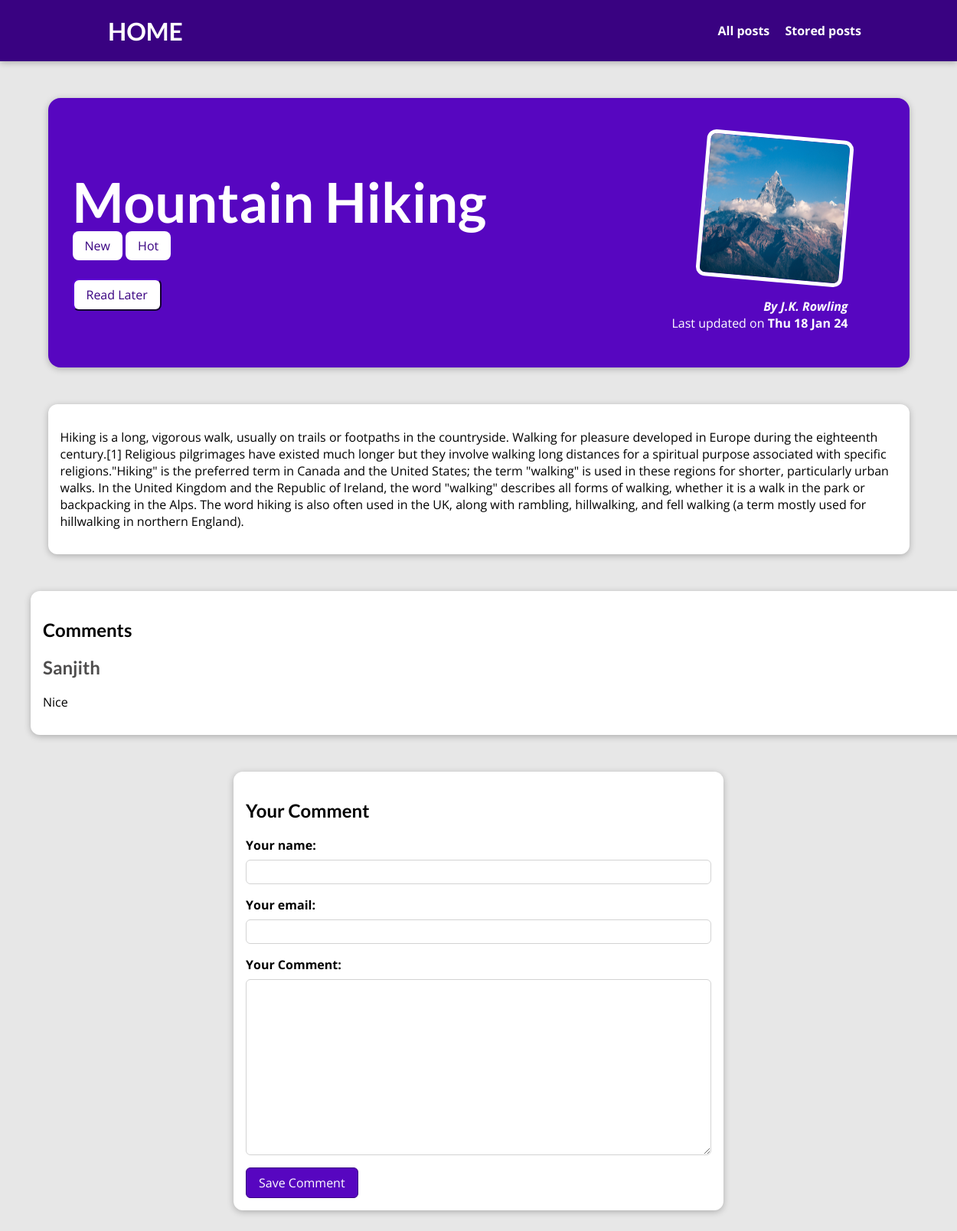
Page /posts/the-mountains on the earlier database version.
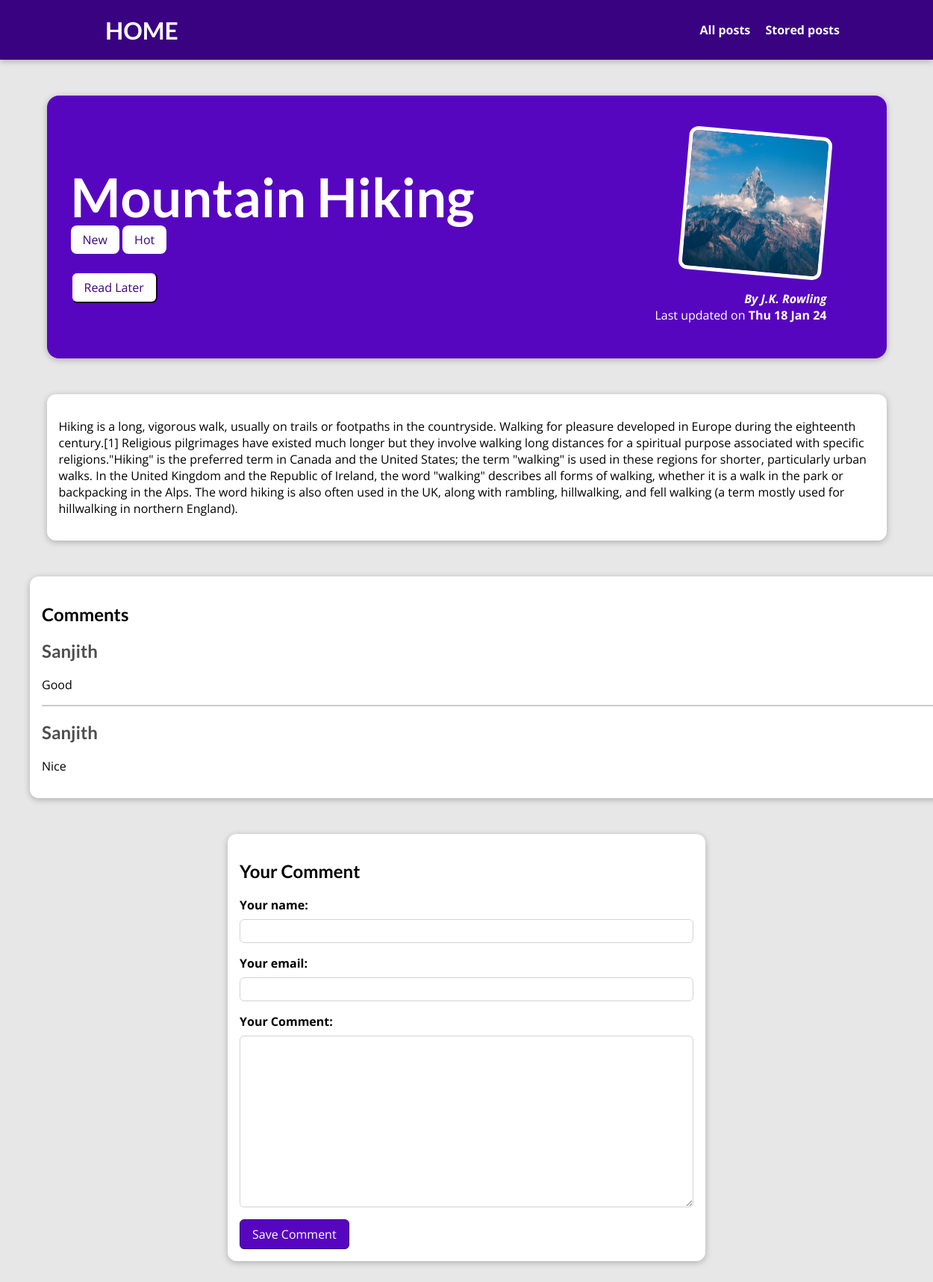
Same page on the later database version.
### blog/models.py (models this page shows, shortened)
class Post(models.Model):
    title=models.CharField(max_length=50)
    excerpt=models.CharField(max_length=100)
    image = models.ImageField(upload_to="posts",null=True)
    Date = models.DateField(auto_now=True)
    slug = models.SlugField(max_length=50,unique=True,db_index=True)
    Content  = models.TextField(validators=[MinLengthValidator(10)])
    author  = models.ForeignKey(Author,on_delete=models.SET_NULL,related_name='posts',null=True)
    tags = models.ManyToManyField(Tag)

class Tag(models.Model):
    caption = models.CharField(max_length=25)

class Author(models.Model):
    first_name = models.CharField(max_length=50)
    last_name = models.CharField(max_length=50)
    Email = models.EmailField(max_length=50)
    def __str__(self):
        return f"{self.first_name} {self.last_name}"

class Comments(models.Model):
    user_name = models.CharField(max_length=30)
    user_email = models.EmailField()
    text = models.TextField(max_length=200)
    post = models.ForeignKey(Post,on_delete=models.CASCADE,related_name="comments")

### blog/views.py (the view, shortened to what this page needs)
# urls.py: path('posts/<slug:slug>',views.SinglePostView.as_view(),name='post-detail-page'),
class SinglePostView(View):
    def is_stored_post(self,request,post_id):
        stored_posts = request.session.get("stored_posts")
        if stored_posts is not None:
            is_saved = post_id in stored_posts
        else:
            is_saved = False
        return is_saved
    def get(self,request,slug):
        post = Post.objects.get(slug=slug)
        context = {
            "post":post,
            "tags":post.tags.all(),
            "comment_form":CommentForms(),
            "comments":post.comments.all().order_by("-id"),
            "saved":self.is_stored_post(request,post.id)
        }
        return render(request,"blog/post-detail.html",context)

### blog/forms.py
class CommentForms(forms.ModelForm):
    class Meta:
        model = Comments
        exclude = ("post",)
        labels = {"user_name":"Your name","user_email":"Your email","text":"Your Comment"}

### blog/templates/blog/post-detail.html (shortened to what this page needs)
{% extends 'base.html'%}
{% load static %}
{% block css_files %}
<link rel="stylesheet" href={% static "blog/post-detail.css" %}/>
{% endblock %}
{% block body %}
<section id='summary'>
    <h2>{{ post.title }} </h2>
    <div>
    {% for tag in tags %}
    <span class='tag'>{{ tag.caption }}</span>
    {% endfor %}
    </div>
    <div id="Read-later">
        <form action="{% url "read-later" %}" method="POST">
        {% if saved %}
        {% csrf_token %}
        <button>Remove Read Later</button>
        {% else %}
        <button>Read Later</button>
        {% endif %}
        </form>
    </div>
    <article>
        <img src="{{ post.image.url }}" alt=''>
        <address>By <a href='mailto: {{ post.author.Email}}'>{{ post.author}}</a></address>
        <div> Last updated on
        <time>{{ post.Date|date:"D d M y"}}</time>
        </div>
    </article>
</section>
<main>
    <p>
       {{ post.Content|linebreaks }}
    </p>
</main>
<section id="comments">
    <h1>Comments</h1>
    <ul>
        {% for comment in comments %}
            <li>
                <h2>{{ comment.user_name }}</h2>
                <p>{{ comment.text|linebreaks }}</p>
            </li>
        {% endfor %}
    </ul>
</section>
<section id="comment-form">
    <h2>Your Comment</h2>
    <form aciton="{% url "post-detail-page" post.slug%}" method="POST">
    {% for form_field in comment_form %}
    <div class="form-control {% if form_feild.errors %}invalid{% endif %}">
        {{ form_field.label_tag }}
        {{ form_field }}
    </div>
    {% endfor %}
    <button>Save Comment</button>
    </form>
</section>
{% endblock %}

### templates/base.html (shortened to what this page needs)
{% load static %}
<!doctype html>
<html lang="en">
<head>
    <link rel="stylesheet" href="{% static 'app.css' %}">
{% block css_files%}{% endblock %}
</head>
<body>
    <header id='main-navigation'>
        <h1><a href="{% url 'starting-page'%}">HOME</a></h1>
        <nav>
            <a href="{% url 'posts-page'%}">All posts</a>
            <a href="{% url 'read-later'%}">Stored posts</a>
        </nav>
    </header>
{% block body %}{% endblock %}
</body>
</html>

### static/app.css (style rules this page uses)
* { box-sizing: border-box; }
html { font-family: 'Open Sans', 'Lato', sans-serif; }
body { margin: 0; }
h1, h2, h3 { font-family: 'Lato', sans-serif; font-weight: bold; }
#main-navigation { width: 100%; height: 5rem; display: flex; justify-content: space-between; align-items: center; padding: 0 10%; position: absolute; top: 0; left: 0; }
#main-navigation a { text-decoration: none; color: white; font-weight: bold; margin-left:1rem; }

### blog/static/blog/post-detail.css (style rules this page uses)
body { background-color: #e7e7e7; }
#main-navigation { background-color: #390281; box-shadow: 0 2px 8px rgba(0, 0, 0, 0.25); }
#summary { margin: 8rem auto 3rem auto; padding: 2rem; width: 90%; max-width: 90rem; border-radius: 16px; background-color: #5706c0; position: relative; box-shadow: 0 2px 8px rgba(0, 0, 0, 0.25); height: 22rem; }
#summary h2 { color: white; font-size: 4.5rem; margin-bottom: 0.25rem; }
#summary article { position: absolute; top: 2rem; right: 3rem; padding: 1rem 2rem; border-radius: 12px; text-align: right; color: white; }
#summary article img { width: 12rem; height: 12rem; border-radius: 12px; transform: rotateZ(5deg); border: 5px solid white; margin-bottom: 1rem; }
#summary address { font-weight: bold; }
#summary a { color: white; text-decoration: none; }
#summary time { font-weight: bold; }
#Read-later button { margin-top: 2rem; font: inherit; background-color: white; color: #390281; padding: 0.5rem 1rem; border-radius: 8px; border-color:#390281; cursor: pointer; }
main { width: 90%; max-width: 90rem; margin: 3rem auto; background-color: white; padding: 1rem; border-radius: 12px; box-shadow: 0 2px 8px rgba(0, 0, 0, 0.25); }
.tag { background-color: white; color: #390281; padding: 0.5rem 1rem; border-radius: 8px; }
#comment-form { margin:3rem auto 3rem auto; width:90%; max-width:40rem; border-radius: 12px; background-color: white; box-shadow : 0 2px 8px rgba(0, 0, 0, 0.25); padding: 1rem; }
#comment-form button { color:white; background-color: #5706c0; font:inherit; border:1px solid #390281; padding:0.5rem 1rem; border-radius:6px; cursor: pointer; }
.form-control { margin-bottom: 1rem; }
.form-control label { font-weight:bold; margin-bottom: 0.5rem; display:block; }
.form-control input, .form-control textarea { display:block; width:100%; font:inherit; padding:0.25rem; border-radius:6px; border:1px solid lightgray; }
#comments { margin:3rem auto 3rem 2.5rem; width:100%; max-width:80rem; border-radius: 12px; background-color: rgb(255, 255, 255); box-shadow : 0 2px 8px rgba(0, 0, 0, 0.25); padding: 1rem }
#comments ul { list-style:none; font-style:inherit; margin :0; padding:0; }
#comments li { margin-bottom:1rem; border-bottom:2px solid #ccc; }
#comments li:last-of-type { border-bottom:none; }
#comments h2 { color:rgb(79, 78, 78); }

Differences in the rows shown:
added Comments: user_name "Sanjith", text "Good"
